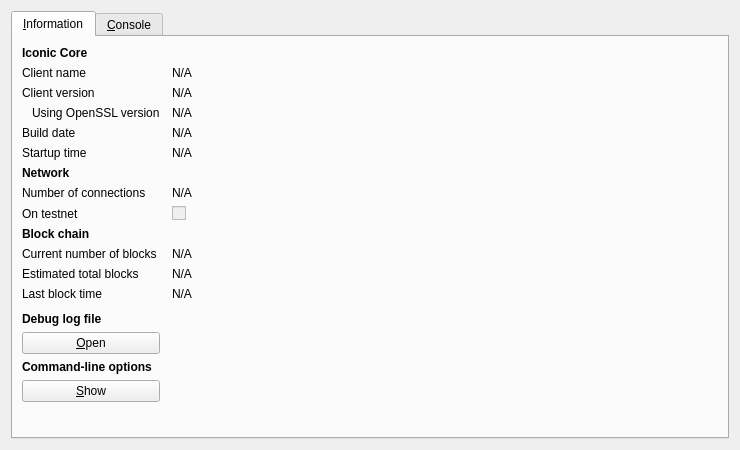
<?xml version="1.0" encoding="UTF-8"?>
<ui version="4.0">
 <class>RPCConsole</class>
 <widget class="QDialog" name="RPCConsole">
  <property name="geometry">
   <rect>
    <x>0</x>
    <y>0</y>
    <width>740</width>
    <height>450</height>
   </rect>
  </property>
  <property name="windowTitle">
   <string>Iconic - Debug window</string>
  </property>
  <layout class="QVBoxLayout" name="verticalLayout_2">
   <item>
    <widget class="QTabWidget" name="tabWidget">
     <property name="currentIndex">
      <number>0</number>
     </property>
     <widget class="QWidget" name="tab_info">
      <attribute name="title">
       <string>&amp;Information</string>
      </attribute>
      <layout class="QGridLayout" name="gridLayout" columnstretch="0,1">
       <property name="horizontalSpacing">
        <number>12</number>
       </property>
       <item row="0" column="0">
        <widget class="QLabel" name="label_9">
         <property name="font">
          <font>
           <weight>75</weight>
           <bold>true</bold>
          </font>
         </property>
         <property name="text">
          <string>Iconic Core</string>
         </property>
        </widget>
       </item>
       <item row="1" column="0">
        <widget class="QLabel" name="label_5">
         <property name="text">
          <string>Client name</string>
         </property>
        </widget>
       </item>
       <item row="1" column="1">
        <widget class="QLabel" name="clientName">
         <property name="cursor">
          <cursorShape>IBeamCursor</cursorShape>
         </property>
         <property name="text">
          <string>N/A</string>
         </property>
         <property name="textFormat">
          <enum>Qt::PlainText</enum>
         </property>
         <property name="textInteractionFlags">
          <set>Qt::LinksAccessibleByMouse|Qt::TextSelectableByKeyboard|Qt::TextSelectableByMouse</set>
         </property>
        </widget>
       </item>
       <item row="2" column="0">
        <widget class="QLabel" name="label_6">
         <property name="text">
          <string>Client version</string>
         </property>
        </widget>
       </item>
       <item row="2" column="1">
        <widget class="QLabel" name="clientVersion">
         <property name="cursor">
          <cursorShape>IBeamCursor</cursorShape>
         </property>
         <property name="text">
          <string>N/A</string>
         </property>
         <property name="textFormat">
          <enum>Qt::PlainText</enum>
         </property>
         <property name="textInteractionFlags">
          <set>Qt::LinksAccessibleByMouse|Qt::TextSelectableByKeyboard|Qt::TextSelectableByMouse</set>
         </property>
        </widget>
       </item>
       <item row="3" column="0">
        <widget class="QLabel" name="label_14">
         <property name="text">
          <string>Using OpenSSL version</string>
         </property>
         <property name="indent">
          <number>10</number>
         </property>
        </widget>
       </item>
       <item row="3" column="1">
        <widget class="QLabel" name="openSSLVersion">
         <property name="cursor">
          <cursorShape>IBeamCursor</cursorShape>
         </property>
         <property name="text">
          <string>N/A</string>
         </property>
         <property name="textFormat">
          <enum>Qt::PlainText</enum>
         </property>
         <property name="textInteractionFlags">
          <set>Qt::LinksAccessibleByMouse|Qt::TextSelectableByKeyboard|Qt::TextSelectableByMouse</set>
         </property>
        </widget>
       </item>
       <item row="4" column="0">
        <widget class="QLabel" name="label_12">
         <property name="text">
          <string>Build date</string>
         </property>
        </widget>
       </item>
       <item row="4" column="1">
        <widget class="QLabel" name="buildDate">
         <property name="cursor">
          <cursorShape>IBeamCursor</cursorShape>
         </property>
         <property name="text">
          <string>N/A</string>
         </property>
         <property name="textFormat">
          <enum>Qt::PlainText</enum>
         </property>
         <property name="textInteractionFlags">
          <set>Qt::LinksAccessibleByMouse|Qt::TextSelectableByKeyboard|Qt::TextSelectableByMouse</set>
         </property>
        </widget>
       </item>
       <item row="5" column="0">
        <widget class="QLabel" name="label_13">
         <property name="text">
          <string>Startup time</string>
         </property>
        </widget>
       </item>
       <item row="5" column="1">
        <widget class="QLabel" name="startupTime">
         <property name="cursor">
          <cursorShape>IBeamCursor</cursorShape>
         </property>
         <property name="text">
          <string>N/A</string>
         </property>
         <property name="textFormat">
          <enum>Qt::PlainText</enum>
         </property>
         <property name="textInteractionFlags">
          <set>Qt::LinksAccessibleByMouse|Qt::TextSelectableByKeyboard|Qt::TextSelectableByMouse</set>
         </property>
        </widget>
       </item>
       <item row="6" column="0">
        <widget class="QLabel" name="label_11">
         <property name="font">
          <font>
           <weight>75</weight>
           <bold>true</bold>
          </font>
         </property>
         <property name="text">
          <string>Network</string>
         </property>
        </widget>
       </item>
       <item row="7" column="0">
        <widget class="QLabel" name="label_7">
         <property name="text">
          <string>Number of connections</string>
         </property>
        </widget>
       </item>
       <item row="7" column="1">
        <widget class="QLabel" name="numberOfConnections">
         <property name="cursor">
          <cursorShape>IBeamCursor</cursorShape>
         </property>
         <property name="text">
          <string>N/A</string>
         </property>
         <property name="textFormat">
          <enum>Qt::PlainText</enum>
         </property>
         <property name="textInteractionFlags">
          <set>Qt::LinksAccessibleByMouse|Qt::TextSelectableByKeyboard|Qt::TextSelectableByMouse</set>
         </property>
        </widget>
       </item>
       <item row="8" column="0">
        <widget class="QLabel" name="label_8">
         <property name="text">
          <string>On testnet</string>
         </property>
        </widget>
       </item>
       <item row="8" column="1">
        <widget class="QCheckBox" name="isTestNet">
         <property name="enabled">
          <bool>false</bool>
         </property>
         <property name="text">
          <string/>
         </property>
        </widget>
       </item>
       <item row="9" column="0">
        <widget class="QLabel" name="label_10">
         <property name="font">
          <font>
           <weight>75</weight>
           <bold>true</bold>
          </font>
         </property>
         <property name="text">
          <string>Block chain</string>
         </property>
        </widget>
       </item>
       <item row="10" column="0">
        <widget class="QLabel" name="label_3">
         <property name="text">
          <string>Current number of blocks</string>
         </property>
        </widget>
       </item>
       <item row="10" column="1">
        <widget class="QLabel" name="numberOfBlocks">
         <property name="cursor">
          <cursorShape>IBeamCursor</cursorShape>
         </property>
         <property name="text">
          <string>N/A</string>
         </property>
         <property name="textFormat">
          <enum>Qt::PlainText</enum>
         </property>
         <property name="textInteractionFlags">
          <set>Qt::LinksAccessibleByMouse|Qt::TextSelectableByKeyboard|Qt::TextSelectableByMouse</set>
         </property>
        </widget>
       </item>
       <item row="11" column="0">
        <widget class="QLabel" name="label_4">
         <property name="text">
          <string>Estimated total blocks</string>
         </property>
        </widget>
       </item>
       <item row="11" column="1">
        <widget class="QLabel" name="totalBlocks">
         <property name="cursor">
          <cursorShape>IBeamCursor</cursorShape>
         </property>
         <property name="text">
          <string>N/A</string>
         </property>
         <property name="textFormat">
          <enum>Qt::PlainText</enum>
         </property>
         <property name="textInteractionFlags">
          <set>Qt::LinksAccessibleByMouse|Qt::TextSelectableByKeyboard|Qt::TextSelectableByMouse</set>
         </property>
        </widget>
       </item>
       <item row="12" column="0">
        <widget class="QLabel" name="label_2">
         <property name="text">
          <string>Last block time</string>
         </property>
        </widget>
       </item>
       <item row="12" column="1">
        <widget class="QLabel" name="lastBlockTime">
         <property name="cursor">
          <cursorShape>IBeamCursor</cursorShape>
         </property>
         <property name="text">
          <string>N/A</string>
         </property>
         <property name="textFormat">
          <enum>Qt::PlainText</enum>
         </property>
         <property name="textInteractionFlags">
          <set>Qt::LinksAccessibleByMouse|Qt::TextSelectableByKeyboard|Qt::TextSelectableByMouse</set>
         </property>
        </widget>
       </item>
       <item row="13" column="0">
        <spacer name="verticalSpacer_2">
         <property name="orientation">
          <enum>Qt::Vertical</enum>
         </property>
         <property name="sizeHint" stdset="0">
          <size>
           <width>20</width>
           <height>20</height>
          </size>
         </property>
        </spacer>
       </item>
       <item row="14" column="0">
        <widget class="QLabel" name="labelDebugLogfile">
         <property name="font">
          <font>
           <weight>75</weight>
           <bold>true</bold>
          </font>
         </property>
         <property name="text">
          <string>Debug log file</string>
         </property>
        </widget>
       </item>
       <item row="15" column="0">
        <widget class="QPushButton" name="openDebugLogfileButton">
         <property name="toolTip">
          <string>Open the Iconic debug log file from the current data directory. This can take a few seconds for large log files.</string>
         </property>
         <property name="text">
          <string>&amp;Open</string>
         </property>
         <property name="autoDefault">
          <bool>false</bool>
         </property>
        </widget>
       </item>
       <item row="16" column="0">
        <widget class="QLabel" name="labelCLOptions">
         <property name="font">
          <font>
           <weight>75</weight>
           <bold>true</bold>
          </font>
         </property>
         <property name="text">
          <string>Command-line options</string>
         </property>
        </widget>
       </item>
       <item row="17" column="0">
        <widget class="QPushButton" name="showCLOptionsButton">
         <property name="toolTip">
          <string>Show the Iconic-Qt help message to get a list with possible Iconic command-line options.</string>
         </property>
         <property name="text">
          <string>&amp;Show</string>
         </property>
         <property name="autoDefault">
          <bool>false</bool>
         </property>
        </widget>
       </item>
       <item row="18" column="0">
        <spacer name="verticalSpacer">
         <property name="orientation">
          <enum>Qt::Vertical</enum>
         </property>
         <property name="sizeHint" stdset="0">
          <size>
           <width>20</width>
           <height>40</height>
          </size>
         </property>
        </spacer>
       </item>
      </layout>
     </widget>
     <widget class="QWidget" name="tab_console">
      <attribute name="title">
       <string>&amp;Console</string>
      </attribute>
      <layout class="QVBoxLayout" name="verticalLayout_3">
       <property name="spacing">
        <number>3</number>
       </property>
       <item>
        <widget class="QTextEdit" name="messagesWidget">
         <property name="minimumSize">
          <size>
           <width>0</width>
           <height>100</height>
          </size>
         </property>
         <property name="readOnly">
          <bool>true</bool>
         </property>
         <property name="tabKeyNavigation" stdset="0">
          <bool>false</bool>
         </property>
         <property name="columnCount" stdset="0">
          <number>2</number>
         </property>
        </widget>
       </item>
       <item>
        <layout class="QHBoxLayout" name="horizontalLayout">
         <property name="spacing">
          <number>3</number>
         </property>
         <item>
          <widget class="QLabel" name="label">
           <property name="text">
            <string notr="true">&gt;</string>
           </property>
          </widget>
         </item>
         <item>
          <widget class="QLineEdit" name="lineEdit"/>
         </item>
         <item>
          <widget class="QPushButton" name="clearButton">
           <property name="maximumSize">
            <size>
             <width>24</width>
             <height>24</height>
            </size>
           </property>
           <property name="toolTip">
            <string>Clear console</string>
           </property>
           <property name="text">
            <string/>
           </property>
           <property name="icon">
            <iconset resource="../bitcoin.qrc">
             <normaloff>:/icons/remove</normaloff>:/icons/remove</iconset>
           </property>
           <property name="shortcut">
            <string notr="true">Ctrl+L</string>
           </property>
           <property name="autoDefault">
            <bool>false</bool>
           </property>
          </widget>
         </item>
        </layout>
       </item>
      </layout>
     </widget>
    </widget>
   </item>
  </layout>
 </widget>
 <resources>
  <include location="../bitcoin.qrc"/>
 </resources>
 <connections/>
</ui>
